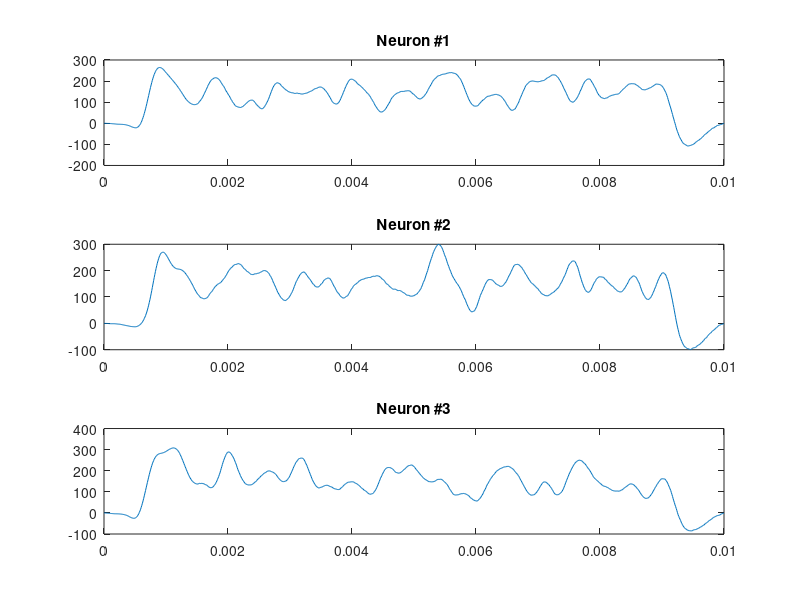
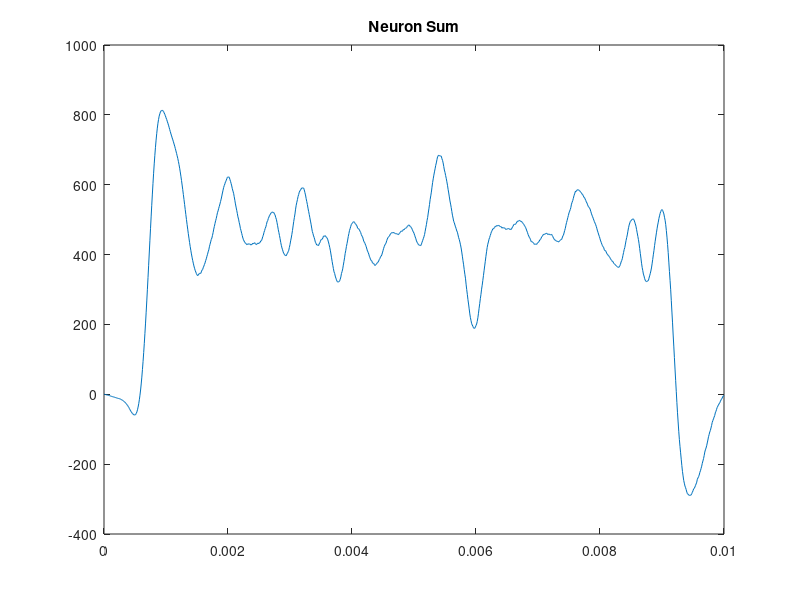

Source code (MATLAB) for these figures, in order:
close all; clear all; clc;
load('neuron2.mat')
global data
data = avg_NEURON(26:175);

dt = 1e-5;  %time step
max_t = 0.01;  %max time
tspan = 0:dt:max_t;

% binary firing inputs for each neuron:
neuronCount = 3;
fire = randi([0 1], neuronCount, length(tspan));  % each neuron = 1 row
[r, c] = size(fire);

% summed extracellular potential:
ec = zeros(r, c);
sum = zeros(1, c);
for neuronInd = 1:r                 % for each neuron
    for i = 1:(c - length(data))    % for each time step
        if fire(neuronInd, i) == 1
            ec(neuronInd, i+1:i+length(data)) = ec(neuronInd, i+1:i+length(data))' + data;
            sum(i+1:i+length(data)) = sum(i+1:i+length(data))' + data;
        end
    end
    subplot(neuronCount, 1, neuronInd);
    plot(tspan,ec(neuronInd,:));  
    title(strcat("Neuron #", num2str(neuronInd)));
   
end

figure(2)
plot(tspan, sum);
title('Neuron Sum');

